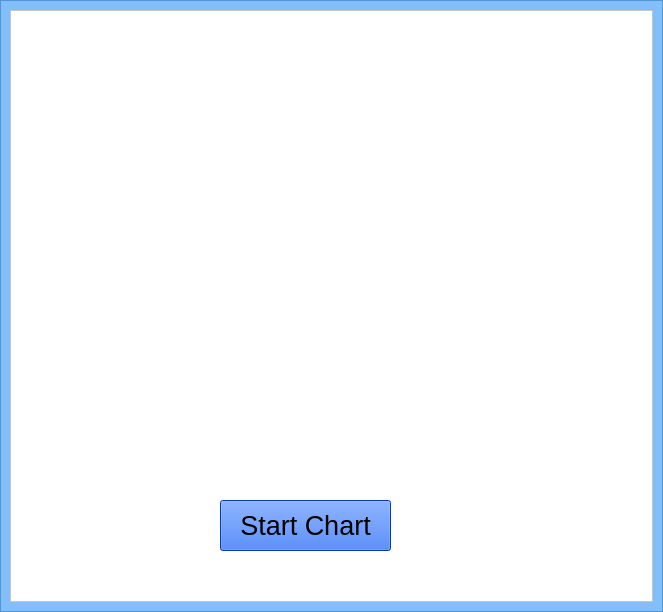
<?xml version="1.0" encoding="UTF-8"?>
<ui version="4.0">
 <class>MainWindow</class>
 <widget class="QMainWindow" name="MainWindow">
  <property name="geometry">
   <rect>
    <x>0</x>
    <y>0</y>
    <width>663</width>
    <height>612</height>
   </rect>
  </property>
  <property name="windowTitle">
   <string>MainWindow</string>
  </property>
  <widget class="QWidget" name="centralwidget">
   <layout class="QGridLayout" name="gridLayout" rowstretch="0" columnstretch="0" rowminimumheight="0" columnminimumwidth="0">
    <property name="leftMargin">
     <number>0</number>
    </property>
    <property name="topMargin">
     <number>0</number>
    </property>
    <property name="rightMargin">
     <number>0</number>
    </property>
    <property name="bottomMargin">
     <number>0</number>
    </property>
    <property name="spacing">
     <number>0</number>
    </property>
    <item row="0" column="0">
     <widget class="QFrame" name="frame">
      <property name="font">
       <font>
        <pointsize>20</pointsize>
       </font>
      </property>
      <property name="styleSheet">
       <string notr="true">background-color: rgba(85, 170, 255, 180);</string>
      </property>
      <property name="frameShape">
       <enum>QFrame::StyledPanel</enum>
      </property>
      <property name="frameShadow">
       <enum>QFrame::Raised</enum>
      </property>
      <layout class="QGridLayout" name="gridLayout_2">
       <item row="0" column="0">
        <widget class="QFrame" name="frame_2">
         <property name="styleSheet">
          <string notr="true">background-color: rgb(255, 255, 255);</string>
         </property>
         <property name="frameShape">
          <enum>QFrame::StyledPanel</enum>
         </property>
         <property name="frameShadow">
          <enum>QFrame::Raised</enum>
         </property>
         <widget class="QPushButton" name="Button_start_1">
          <property name="geometry">
           <rect>
            <x>210</x>
            <y>490</y>
            <width>171</width>
            <height>51</height>
           </rect>
          </property>
          <property name="font">
           <font>
            <pointsize>20</pointsize>
           </font>
          </property>
          <property name="styleSheet">
           <string notr="true">background-color: rgb(0, 85, 255);</string>
          </property>
          <property name="text">
           <string>Start Chart</string>
          </property>
         </widget>
         <widget class="QWidget" name="verticalLayoutWidget">
          <property name="geometry">
           <rect>
            <x>20</x>
            <y>90</y>
            <width>601</width>
            <height>371</height>
           </rect>
          </property>
          <layout class="QVBoxLayout" name="screen"/>
         </widget>
        </widget>
       </item>
      </layout>
     </widget>
    </item>
   </layout>
  </widget>
 </widget>
 <resources/>
 <connections/>
</ui>
